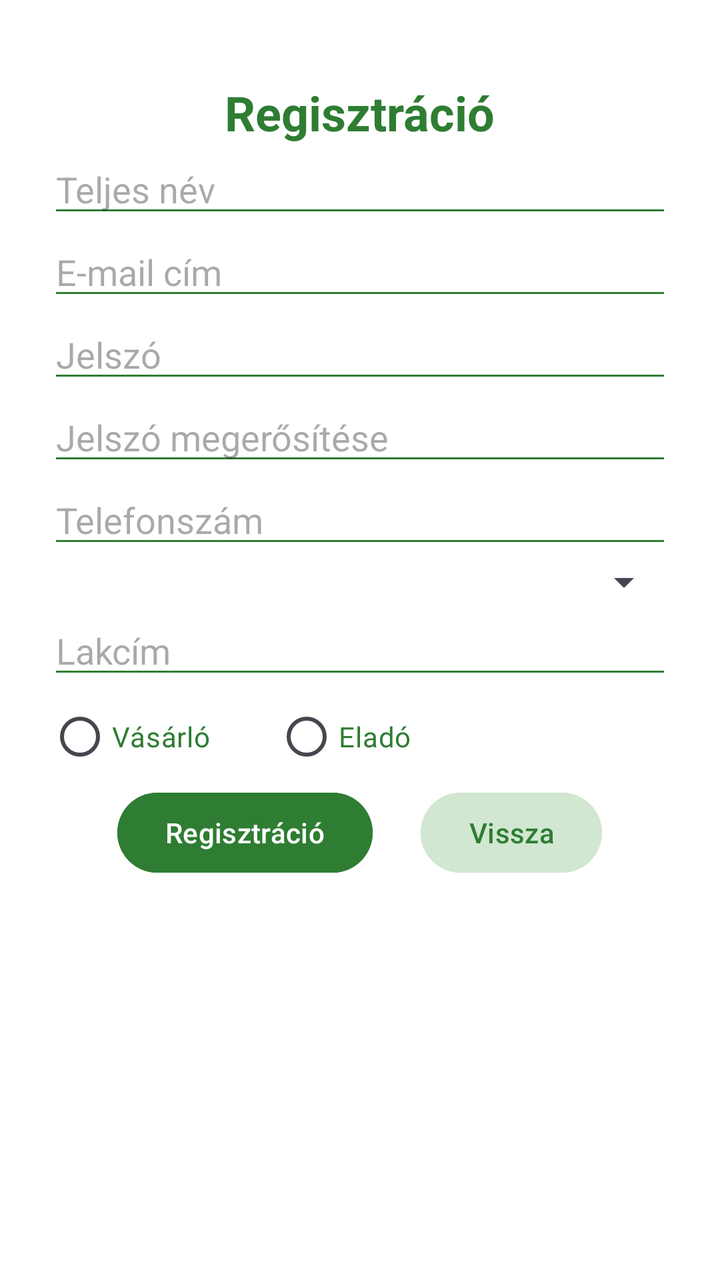
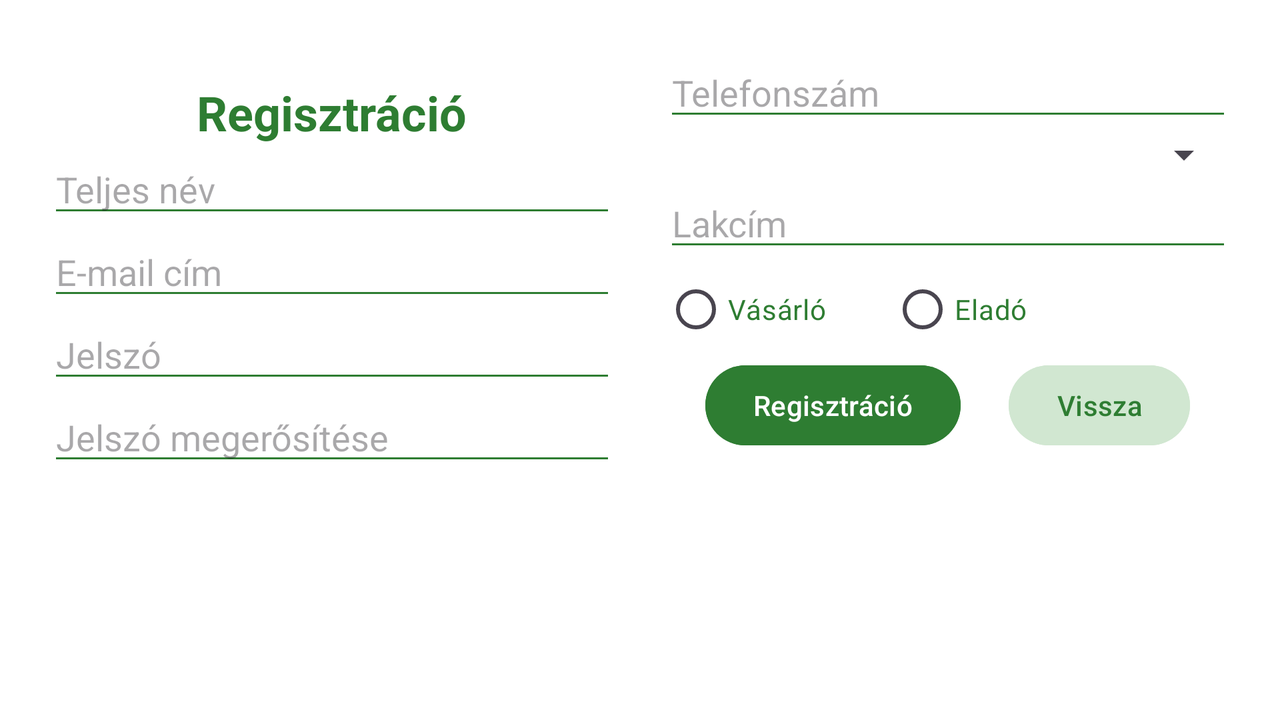

Two renders of one Android screen. The first uses the default layout on a phone; the second uses the alternative layout the repository ships for a different screen configuration, on a matching device. The two XML files are below.
<!-- AndroidManifest.xml: application theme Theme.Betaprojekt -->
<!-- res/layout/activity_register.xml -->
<?xml version="1.0" encoding="utf-8"?>
<RelativeLayout
    android:id="@+id/main"
    xmlns:android="http://schemas.android.com/apk/res/android"
    xmlns:tools="http://schemas.android.com/tools"
    android:layout_width="match_parent"
    android:layout_height="match_parent"
    android:padding="24dp"
    android:background="@color/white"
    tools:context=".RegisterActivity">

    <TextView
        android:id="@+id/registerTitle"
        android:layout_width="wrap_content"
        android:layout_height="wrap_content"
        android:text="@string/register"
        android:textSize="24sp"
        android:textStyle="bold"
        android:textColor="#2E7D32"
        android:layout_centerHorizontal="true"
        android:layout_marginTop="16dp" />

    <EditText
        android:id="@+id/fullnameEditText"
        android:layout_width="match_parent"
        android:layout_height="wrap_content"
        android:hint="@string/fullname"
        android:inputType="textPersonName"
        android:backgroundTint="#2E7D32"
        android:layout_marginTop="@dimen/defaultMargin"
        android:layout_marginLeft="@dimen/defaultMargin"
        android:layout_marginRight="@dimen/defaultMargin"
        android:layout_below="@id/registerTitle"/>

    <EditText
        android:id="@+id/userEmailEditText"
        android:layout_width="match_parent"
        android:layout_height="wrap_content"
        android:hint="@string/email"
        android:inputType="textEmailAddress"
        android:backgroundTint="#2E7D32"
        android:layout_below="@id/fullnameEditText"
        android:layout_marginTop="@dimen/defaultMargin"
        android:layout_marginLeft="@dimen/defaultMargin"
        android:layout_marginRight="@dimen/defaultMargin" />

    <EditText
        android:id="@+id/passwordEditText"
        android:layout_width="match_parent"
        android:layout_height="wrap_content"
        android:hint="@string/password"
        android:inputType="textPassword"
        android:backgroundTint="#2E7D32"
        android:layout_below="@id/userEmailEditText"
        android:layout_marginTop="@dimen/defaultMargin"
        android:layout_marginLeft="@dimen/defaultMargin"
        android:layout_marginRight="@dimen/defaultMargin" />

    <EditText
        android:id="@+id/passwordVerificationEditText"
        android:layout_width="match_parent"
        android:layout_height="wrap_content"
        android:hint="@string/passwordagain"
        android:inputType="textPassword"
        android:backgroundTint="#2E7D32"
        android:layout_below="@id/passwordEditText"
        android:layout_marginTop="@dimen/defaultMargin"
        android:layout_marginLeft="@dimen/defaultMargin"
        android:layout_marginRight="@dimen/defaultMargin" />

    <EditText
        android:id="@+id/phoneEditText"
        android:layout_width="match_parent"
        android:layout_height="wrap_content"
        android:hint="@string/phoneNumber"
        android:inputType="phone"
        android:backgroundTint="#2E7D32"
        android:layout_below="@id/passwordVerificationEditText"
        android:layout_marginTop="@dimen/defaultMargin"
        android:layout_marginLeft="@dimen/defaultMargin"
        android:layout_marginRight="@dimen/defaultMargin" />

    <Spinner
        android:id="@+id/phoneSpinner"
        android:layout_width="match_parent"
        android:layout_height="wrap_content"
        android:layout_below="@id/phoneEditText"
        android:layout_marginTop="@dimen/defaultMargin"
        android:layout_marginLeft="@dimen/defaultMargin"
        android:layout_marginRight="@dimen/defaultMargin" />

    <EditText
        android:id="@+id/addressEditText"
        android:layout_width="match_parent"
        android:layout_height="wrap_content"
        android:hint="@string/address"
        android:inputType="textPostalAddress|textMultiLine"
        android:maxLines="3"
        android:backgroundTint="#2E7D32"
        android:layout_below="@id/phoneSpinner"
        android:layout_marginTop="@dimen/defaultMargin"
        android:layout_marginLeft="@dimen/defaultMargin"
        android:layout_marginRight="@dimen/defaultMargin" />

    <RadioGroup
        android:id="@+id/accountTypeGroup"
        android:layout_width="match_parent"
        android:layout_height="wrap_content"
        android:orientation="horizontal"
        android:layout_below="@id/addressEditText"
        android:layout_marginTop="@dimen/defaultMargin"
        android:layout_marginLeft="@dimen/defaultMargin"
        android:layout_marginRight="@dimen/defaultMargin">

        <RadioButton
            android:id="@+id/buyerRadioButton"
            android:layout_width="wrap_content"
            android:layout_height="wrap_content"
            android:text="@string/buyer"
            android:textColor="#2E7D32" />

        <RadioButton
            android:id="@+id/sellerRadioButton"
            android:layout_width="wrap_content"
            android:layout_height="wrap_content"
            android:text="@string/seller"
            android:textColor="#2E7D32"
            android:layout_marginStart="32dp" />
    </RadioGroup>

    <LinearLayout
        android:id="@+id/buttonLayout"
        android:layout_width="wrap_content"
        android:layout_height="wrap_content"
        android:orientation="horizontal"
        android:layout_below="@id/accountTypeGroup"
        android:layout_centerHorizontal="true"
        android:layout_marginTop="@dimen/defaultMargin"
        android:layout_marginLeft="@dimen/defaultMargin"
        android:layout_marginRight="@dimen/defaultMargin">

        <Button
            android:id="@+id/registerButton"
            android:layout_width="wrap_content"
            android:layout_height="wrap_content"
            android:text="@string/register"
            android:onClick="register"
            android:backgroundTint="#2E7D32"
            android:textColor="@android:color/white" />

        <Button
            android:id="@+id/cancelButton"
            android:layout_width="wrap_content"
            android:layout_height="wrap_content"
            android:text="@string/cancel"
            android:onClick="cancel"
            android:layout_marginStart="24dp"
            android:backgroundTint="#D1E7D1"
            android:textColor="#2E7D32" />
    </LinearLayout>

</RelativeLayout>
<!-- resources referenced by this layout -->
<resources>
  <color name="white">#FFFFFFFF</color>
  <string name="address">Lakcím</string>
  <string name="buyer">Vásárló</string>
  <string name="cancel">Vissza</string>
  <string name="email">E-mail cím</string>
  <string name="fullname">Teljes név</string>
  <string name="password">Jelszó</string>
  <string name="passwordagain">Jelszó megerősítése</string>
  <string name="phoneNumber">Telefonszám</string>
  <string name="register">Regisztráció</string>
  <string name="seller">Eladó</string>
  <style name="Theme.Betaprojekt" parent="Base.Theme.Betaprojekt" />
  <style name="Base.Theme.Betaprojekt" parent="Theme.Material3.DayNight.NoActionBar">
      </style>
</resources>
<!-- res/layout-land/activity_register.xml (the repository's variant of the layout above) -->
<!-- drawn on the phone turned sideways -->
<?xml version="1.0" encoding="utf-8"?>
<LinearLayout
    xmlns:android="http://schemas.android.com/apk/res/android"
    xmlns:tools="http://schemas.android.com/tools"
    android:id="@+id/main"
    android:layout_width="match_parent"
    android:layout_height="match_parent"
    android:orientation="horizontal"
    android:padding="24dp"
    android:background="@color/white"
    tools:context=".RegisterActivity">

    
    <LinearLayout
        android:layout_width="0dp"
        android:layout_height="match_parent"
        android:layout_weight="1"
        android:orientation="vertical"
        android:paddingEnd="12dp">

        <TextView
            android:id="@+id/registerTitle"
            android:layout_width="wrap_content"
            android:layout_height="wrap_content"
            android:text="@string/register"
            android:textSize="24sp"
            android:textStyle="bold"
            android:textColor="#2E7D32"
            android:layout_gravity="center_horizontal"
            android:layout_marginTop="16dp" />

        <EditText
            android:id="@+id/fullnameEditText"
            android:layout_width="match_parent"
            android:layout_height="wrap_content"
            android:hint="@string/fullname"
            android:inputType="textPersonName"
            android:backgroundTint="#2E7D32"
            android:layout_marginTop="@dimen/defaultMargin" />

        <EditText
            android:id="@+id/userEmailEditText"
            android:layout_width="match_parent"
            android:layout_height="wrap_content"
            android:hint="@string/email"
            android:inputType="textEmailAddress"
            android:backgroundTint="#2E7D32"
            android:layout_marginTop="@dimen/defaultMargin" />

        <EditText
            android:id="@+id/passwordEditText"
            android:layout_width="match_parent"
            android:layout_height="wrap_content"
            android:hint="@string/password"
            android:inputType="textPassword"
            android:backgroundTint="#2E7D32"
            android:layout_marginTop="@dimen/defaultMargin" />

        <EditText
            android:id="@+id/passwordVerificationEditText"
            android:layout_width="match_parent"
            android:layout_height="wrap_content"
            android:hint="@string/passwordagain"
            android:inputType="textPassword"
            android:backgroundTint="#2E7D32"
            android:layout_marginTop="@dimen/defaultMargin" />
    </LinearLayout>

    
    <LinearLayout
        android:layout_width="0dp"
        android:layout_height="match_parent"
        android:layout_weight="1"
        android:orientation="vertical"
        android:paddingStart="12dp">

        <EditText
            android:id="@+id/phoneEditText"
            android:layout_width="match_parent"
            android:layout_height="wrap_content"
            android:hint="@string/phoneNumber"
            android:inputType="phone"
            android:backgroundTint="#2E7D32"
            android:layout_marginTop="@dimen/defaultMargin" />

        <Spinner
            android:id="@+id/phoneSpinner"
            android:layout_width="match_parent"
            android:layout_height="wrap_content"
            android:layout_marginTop="@dimen/defaultMargin" />

        <EditText
            android:id="@+id/addressEditText"
            android:layout_width="match_parent"
            android:layout_height="wrap_content"
            android:hint="@string/address"
            android:inputType="textPostalAddress|textMultiLine"
            android:maxLines="3"
            android:backgroundTint="#2E7D32"
            android:layout_marginTop="@dimen/defaultMargin" />

        <RadioGroup
            android:id="@+id/accountTypeGroup"
            android:layout_width="match_parent"
            android:layout_height="wrap_content"
            android:orientation="horizontal"
            android:layout_marginTop="@dimen/defaultMargin">

            <RadioButton
                android:id="@+id/buyerRadioButton"
                android:layout_width="wrap_content"
                android:layout_height="wrap_content"
                android:text="@string/buyer"
                android:textColor="#2E7D32" />

            <RadioButton
                android:id="@+id/sellerRadioButton"
                android:layout_width="wrap_content"
                android:layout_height="wrap_content"
                android:text="@string/seller"
                android:textColor="#2E7D32"
                android:layout_marginStart="32dp" />
        </RadioGroup>

        <LinearLayout
            android:id="@+id/buttonLayout"
            android:layout_width="wrap_content"
            android:layout_height="wrap_content"
            android:orientation="horizontal"
            android:layout_gravity="center_horizontal"
            android:layout_marginTop="@dimen/defaultMargin">

            <Button
                android:id="@+id/registerButton"
                android:layout_width="wrap_content"
                android:layout_height="wrap_content"
                android:text="@string/register"
                android:onClick="register"
                android:backgroundTint="#2E7D32"
                android:textColor="@android:color/white" />

            <Button
                android:id="@+id/cancelButton"
                android:layout_width="wrap_content"
                android:layout_height="wrap_content"
                android:text="@string/cancel"
                android:onClick="cancel"
                android:layout_marginStart="24dp"
                android:backgroundTint="#D1E7D1"
                android:textColor="#2E7D32" />
        </LinearLayout>
    </LinearLayout>

</LinearLayout>
